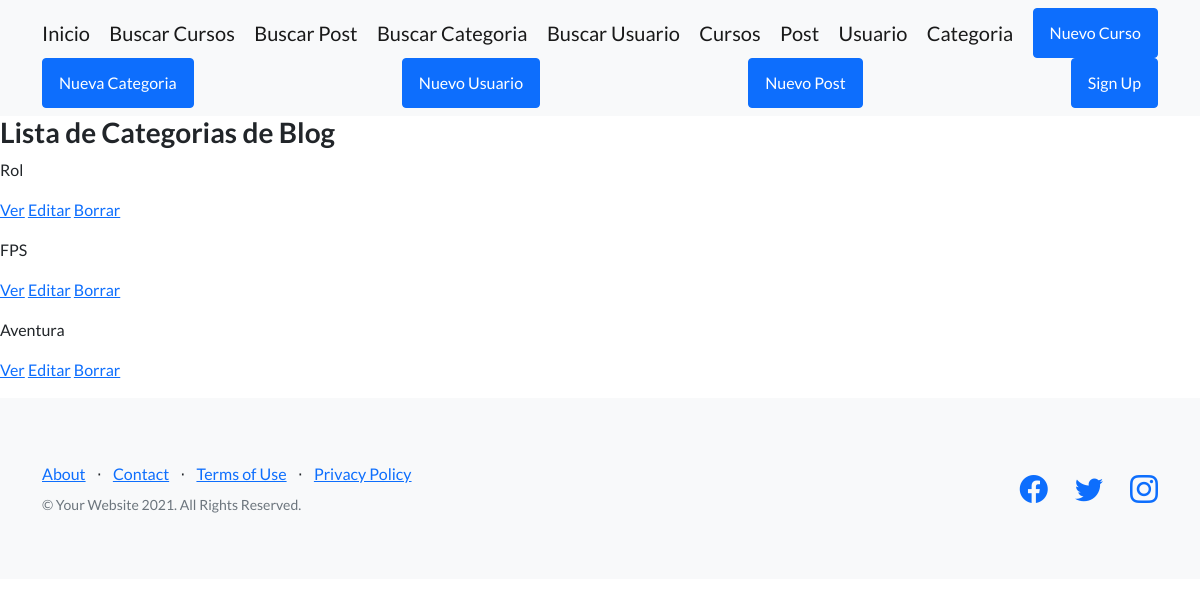
The app's page /AppCoder/categoria/list/ with its own data.
### AppCoder/models.py (models this page shows)
class Categoria(models.Model):
    categoria_nombre=models.CharField(max_length=40)
    categoria_importancia=models.IntegerField()
    categoria_descripcion=models.CharField(max_length=40)

### AppCoder/views.py (the view)
# urls.py: path('categoria/list/', views.CategoriaList.as_view(),name='Listcategoria'),
class CategoriaList(ListView):
    model = Categoria
    template = 'AppCoder/categoria_list.html'

### AppCoder/templates/AppCoder/categoria_list.html
{% extends 'Appcoder/padre.html' %}
{% load static %}
{% block contenidoQueCambia %}
<h3> Lista de Categorias de Blog </h3>
    <u1>
        {% for categoria in object_list%}
            <p>{{categoria.categoria_nombre}}</p>
            <p>
                <a href="{% url 'Detailcategoria' categoria.id %}">Ver</a>
                <a href="{% url 'Editcategoria' categoria.id %}">Editar</a>
                <a href="{% url 'Deletecategoria' categoria.id %}">Borrar</a>
            </p>
        {%endfor%}
    </u1>
{% endblock %}

### records on screen
Categoria: categoria_nombre "Rol"
Categoria: categoria_nombre "FPS"
Categoria: categoria_nombre "Aventura"
